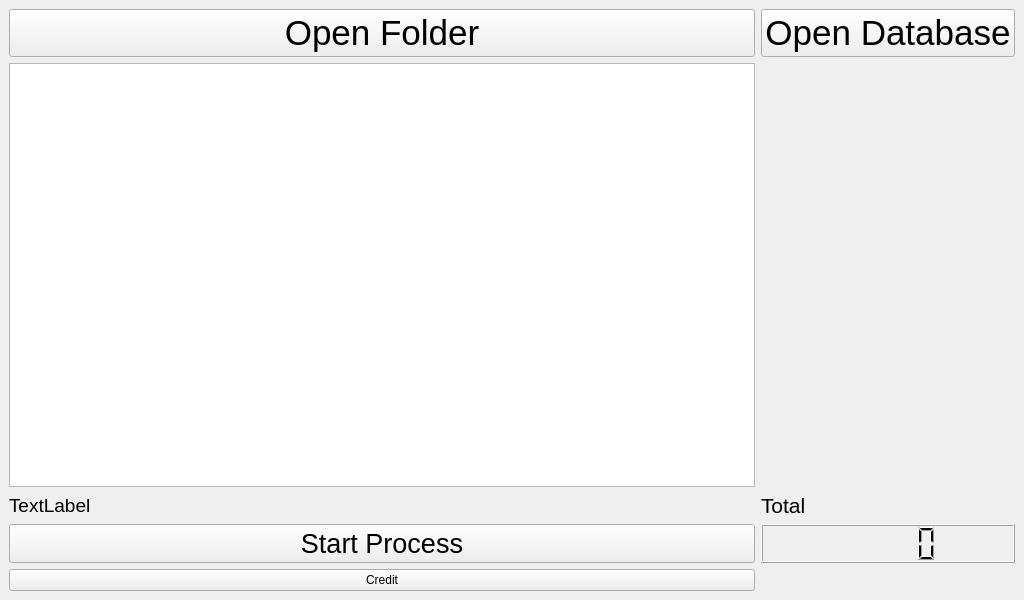
<?xml version="1.0" encoding="UTF-8"?>
<ui version="4.0">
 <class>BasketballCrowdCounting</class>
 <widget class="QMainWindow" name="BasketballCrowdCounting">
  <property name="geometry">
   <rect>
    <x>0</x>
    <y>0</y>
    <width>1024</width>
    <height>600</height>
   </rect>
  </property>
  <property name="windowTitle">
   <string>MainWindow</string>
  </property>
  <widget class="QWidget" name="centralwidget">
   <layout class="QGridLayout" name="gridLayout">
    <item row="9" column="0">
     <widget class="QPushButton" name="CreditButton">
      <property name="text">
       <string>Credit</string>
      </property>
     </widget>
    </item>
    <item row="1" column="1">
     <widget class="QPushButton" name="OpenDatabase">
      <property name="font">
       <font>
        <pointsize>26</pointsize>
       </font>
      </property>
      <property name="text">
       <string>Open Database</string>
      </property>
     </widget>
    </item>
    <item row="6" column="0">
     <widget class="QLabel" name="FolderLabel">
      <property name="font">
       <font>
        <pointsize>14</pointsize>
       </font>
      </property>
      <property name="text">
       <string>TextLabel</string>
      </property>
     </widget>
    </item>
    <item row="6" column="1">
     <widget class="QLabel" name="Number">
      <property name="font">
       <font>
        <pointsize>16</pointsize>
       </font>
      </property>
      <property name="text">
       <string>Total</string>
      </property>
     </widget>
    </item>
    <item row="4" column="0">
     <widget class="QTableView" name="tableFolder">
      <property name="font">
       <font>
        <pointsize>14</pointsize>
       </font>
      </property>
     </widget>
    </item>
    <item row="1" column="0">
     <widget class="QPushButton" name="OpenFolderButton">
      <property name="font">
       <font>
        <pointsize>26</pointsize>
       </font>
      </property>
      <property name="text">
       <string>Open Folder</string>
      </property>
     </widget>
    </item>
    <item row="7" column="0">
     <widget class="QPushButton" name="ProcessButton">
      <property name="font">
       <font>
        <pointsize>20</pointsize>
       </font>
      </property>
      <property name="text">
       <string>Start Process</string>
      </property>
     </widget>
    </item>
    <item row="7" column="1">
     <widget class="QLCDNumber" name="CountImg"/>
    </item>
   </layout>
  </widget>
  <widget class="QMenuBar" name="menubar">
   <property name="geometry">
    <rect>
     <x>0</x>
     <y>0</y>
     <width>1024</width>
     <height>26</height>
    </rect>
   </property>
  </widget>
 </widget>
 <resources/>
 <connections/>
</ui>
